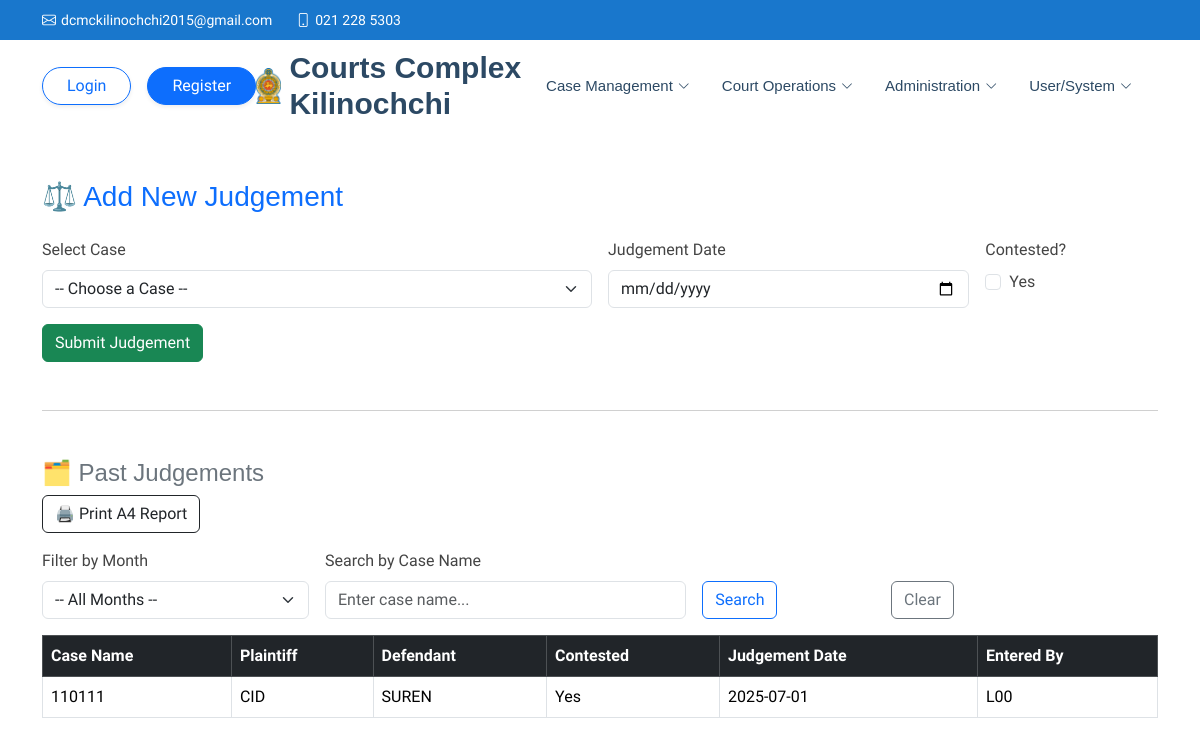
Page /index.php?pg=judgement.php&option=view on the committed database.
### tables this page shows
CREATE TABLE IF NOT EXISTS `judgements` (
  `jud_id` varchar(10) NOT NULL,
  `case_id` varchar(10) DEFAULT NULL,
  `is_contested` tinyint(1) DEFAULT '0',
  `given_on` date DEFAULT NULL,
  `staff_id` varchar(3) DEFAULT NULL,
  PRIMARY KEY (`jud_id`)
);

CREATE TABLE IF NOT EXISTS `cases` (
  `case_id` varchar(10) NOT NULL,
  `case_name` varchar(20) DEFAULT NULL,
  `plaintiff` varchar(50) DEFAULT NULL,
  `defendant` varchar(50) DEFAULT NULL,
  `plaintiff_lawyer` varchar(50) DEFAULT NULL,
  `defendant_lawyer` varchar(50) DEFAULT NULL,
  `registered_date` date DEFAULT NULL,
  `is_active` tinyint(1) DEFAULT '1',
  `nature` varchar(20) DEFAULT NULL,
  `status` enum('Calling','Pre Trial Conference','Trial','Inquiry','Order','Judgement','Post Judgement Calling','Laid By','Appeal') DEFAULT NULL,
  `is_warrant` tinyint(1) DEFAULT '0',
  `next_date` date DEFAULT NULL,
  `for_what` varchar(100) DEFAULT NULL,
  `staff_id` varchar(10) DEFAULT NULL,
  `court_id` varchar(20) DEFAULT NULL,
  PRIMARY KEY (`case_id`)
);

### lib/security.php (called while the page is built, shortened)
<?php
class Security
{
    public static function sanitize($data){
        return htmlspecialchars(stripslashes(trim((string)$data)));
    }
}
?>

### judgement.php (the view, shortened to what this page needs)
<?php
$searchCase = isset($_GET['search_case']) ? $conn->real_escape_string($_GET['search_case']) : '';
$sqlFilter = "";
$sqlPast = "
SELECT j.*, c.case_name AS case_display, c.plaintiff, c.defendant
FROM judgements j
JOIN cases c ON j.case_id = c.case_id
WHERE 1=1 $sqlFilter
ORDER BY j.given_on DESC
";
$pastJudgements = $conn->query($sqlPast);
?>
<div class="container py-4">
    <h3 class="mb-4 text-primary">⚖️ Add New Judgement</h3>
    <form method="POST" class="row g-3">
        <div class="col-md-6">
            <label for="case_id" class="form-label">Select Case</label>
            <select name="case_id" class="form-select" required>
                <option value="">-- Choose a Case --</option>
            </select>
        </div>
        <div class="col-md-4">
            <label for="given_on" class="form-label">Judgement Date</label>
            <input type="date" name="given_on" class="form-control" max="<?= date('Y-m-d') ?>" required>
        </div>
        <div class="col-md-2">
            <label class="form-label">Contested?</label><br>
            <div class="form-check">
                <input class="form-check-input" type="checkbox" name="is_contested" id="contestedCheck">
                <label class="form-check-label" for="contestedCheck">Yes</label>
            </div>
        </div>
        <div class="col-12">
            <button type="submit" name="add_judgement" class="btn btn-success">Submit Judgement</button>
        </div>
    </form>
    <hr class="my-5">
    <h4 class="text-secondary">🗂️ Past Judgements</h4>
<form method="POST" action="lib/rep/report4.php" target="_blank" class="mb-3">
    <button type="submit" name="print_judgement_report" class="btn btn-outline-dark">🖨️ Print A4 Report</button>
</form>
    <form method="GET" class="row g-3 mb-3">
        <div class="col-md-3">
            <label class="form-label">Filter by Month</label>
            <select name="month" class="form-select">
                <option value="">-- All Months --</option>
            </select>
        </div>
        <div class="col-md-4">
            <label class="form-label">Search by Case Name</label>
            <input type="text" name="search_case" class="form-control" placeholder="Enter case name..." value="<?= Security::sanitize($searchCase) ?>">
        </div>
        <div class="col-md-2 d-flex align-items-end">
            <button type="submit" class="btn btn-outline-primary">Search</button>
        </div>
        <div class="col-md-2 d-flex align-items-end">
            <a href="index.php?pg=judgement.php" class="btn btn-outline-secondary">Clear</a>
        </div>
    </form>
    <div class="table-responsive">
        <table class="table table-bordered table-hover">
            <thead class="table-dark text-white">
                <tr>
                    <th>Case Name</th>
                    <th>Plaintiff</th>
                    <th>Defendant</th>
                    <th>Contested</th>
                    <th>Judgement Date</th>
                    <th>Entered By</th>
                </tr>
            </thead>
            <tbody>
                <?php while ($row = $pastJudgements->fetch_assoc()): ?>
                    <tr>
                        <td><?= Security::sanitize($row['case_display']) ?></td>
                        <td><?= Security::sanitize($row['plaintiff']) ?></td>
                        <td><?= Security::sanitize($row['defendant']) ?></td>
                        <td><?= $row['is_contested'] ? 'Yes' : 'No' ?></td>
                        <td><?= Security::sanitize($row['given_on']) ?></td>
                        <td><?= Security::sanitize($row['staff_id']) ?></td>
                    </tr>
                <?php endwhile; ?>
            </tbody>
        </table>
    </div>
</div>

### assets/css/main.css (style rules this page uses)
:root { --default-font: "Roboto", system-ui, -apple-system, "Segoe UI", Roboto, "Helvetica Neue", Arial, "Noto Sans", "Liberation Sans", sans-serif, "Apple Color Emoji", "Segoe UI Emoji", "Segoe UI Symbol", "Noto Color Emoji"; --heading-font: "Poppins", sans-serif; --nav-font: "Raleway", sans-serif; }
:root { --background-color: #ffffff; --default-color: #444444; --heading-color: #2c4964; --accent-color: #1977cc; --surface-color: #ffffff; --contrast-color: #ffffff; }
:root { --nav-color: #2c4964; --nav-hover-color: #1977cc; --nav-mobile-background-color: #ffffff; --nav-dropdown-background-color: #ffffff; --nav-dropdown-color: #2c4964; --nav-dropdown-hover-color: #1977cc; }
:root { scroll-behavior: smooth; }
body { color: var(--default-color); background-color: var(--background-color); font-family: var(--default-font); }
a { color: var(--accent-color); text-decoration: none; transition: 0.3s; }
h1, h2, h3, h4, h5, h6 { color: var(--heading-color); font-family: var(--heading-font); }

### rows in the picture
judgements: case.case_name "110111", case.plaintiff "CID", case.defendant "SUREN", is_contested "Yes", given_on "2025-07-01", staff "L00"
